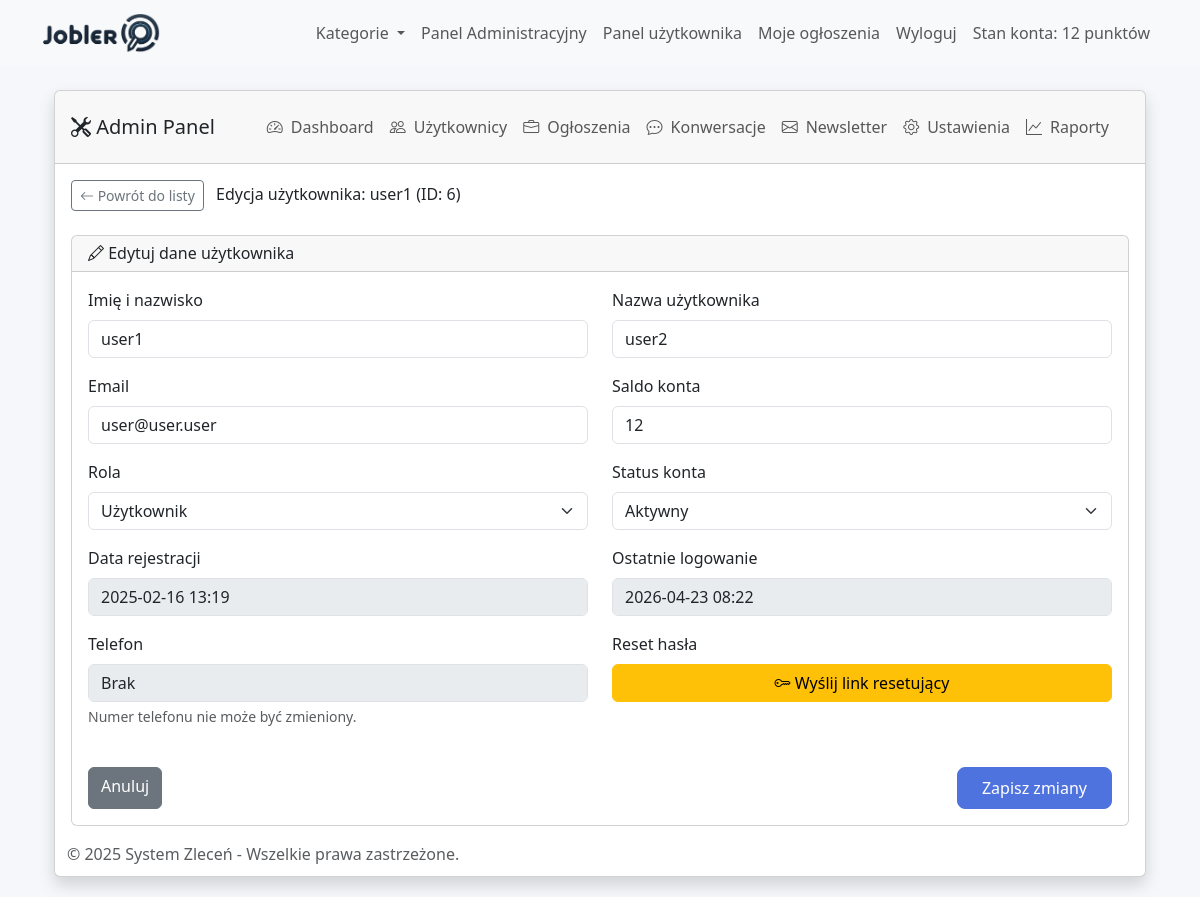
The app's page /views/admin/edit_user.php?id=6 (signed in) with its own data.
### tables this page shows
CREATE TABLE `users` (
  `id` int(11) NOT NULL,
  `email` varchar(255) NOT NULL,
  `password` varchar(255) NOT NULL,
  `role` enum('user','executor','admin') NOT NULL DEFAULT 'user',
  `created_at` timestamp NOT NULL DEFAULT current_timestamp(),
  `email_verified_at` datetime DEFAULT NULL,
  `last_login` datetime DEFAULT NULL,
  `last_activity` datetime DEFAULT NULL,
  `name` varchar(255) NOT NULL,
  `username` varchar(255) NOT NULL,
  `updated_at` timestamp NOT NULL DEFAULT current_timestamp() ON UPDATE current_timestamp(),
  `registration_ip` varchar(45) DEFAULT NULL,
  `user_agent` varchar(500) DEFAULT NULL,
  `last_login_ip` varchar(45) DEFAULT NULL,
  `status` enum('active','inactive') DEFAULT 'active',
  `phone` varchar(15) DEFAULT NULL,
  `account_balance` int(11) NOT NULL DEFAULT 0,
  `avatar` varchar(255) DEFAULT NULL,
  `need_change` tinyint(1) NOT NULL DEFAULT 0,
  `newsletter_subscription` tinyint(1) DEFAULT 0
);

### models/Database.php (called while the page is built, shortened)
<?php
class Database {
    private static $pdo;
    public static function getConnection() {
        if (self::$pdo == null) {
            try {
                self::$pdo = new PDO(
                    'mysql:host=localhost;dbname=jobler',
                    'root',
                    ''
                );
                self::$pdo->setAttribute(PDO::ATTR_ERRMODE, PDO::ERRMODE_EXCEPTION);
                self::$pdo->setAttribute(PDO::ATTR_DEFAULT_FETCH_MODE, PDO::FETCH_ASSOC);
            } catch (PDOException $e) {
                die("Connection failed: " . $e->getMessage());
            }
        }
        return self::$pdo;
    }
}
?>

### models/User.php (called while the page is built, shortened)
<?php
include_once('Database.php');
class User {
    private $pdo;
    public function __construct() {
        $this->pdo = Database::getConnection();
    }
public function getUserById($userId) {
    $sql = "SELECT id, email, name, role, created_at, updated_at, registration_ip,
                   last_login_ip, status, account_balance, last_login,
                   email_verified_at, username, phone, need_change
            FROM users WHERE id = :user_id";
    $stmt = $this->pdo->prepare($sql);
    $stmt->bindParam(':user_id', $userId);
    $stmt->execute();
    return $stmt->fetch(PDO::FETCH_ASSOC);
}
}
?>

### views/admin/edit_user.php (the view, shortened to what this page needs)
<?php
$userId = (int)$_GET['id'];
include_once('../../config/config.php');
include_once('../../models/User.php');
include_once('../../models/Database.php');
$userModel = new User();
try {
    $user = $userModel->getUserById($userId);
} catch (Exception $e) {
    error_log("Błąd przy pobieraniu danych użytkownika: " . $e->getMessage());
    header('Location: manage_users.php?status=error');
    exit();
}
$formData = [];
function safeEcho($data, $default = '') {
    return isset($data) ? htmlspecialchars($data, ENT_QUOTES, 'UTF-8') : $default;
}
?>
<?php include '../partials/header.php'; ?>
<div class="container-fluid">
    <div class="row">
        <div class="col-md-12 col-lg-12 main-content">
            <div class="card shadow">
                <div class="card-header d-flex justify-content-between align-items-center">
                    <h5 class="mb-0"><i class="bi bi-tools"></i> Admin Panel</h5>
                    <nav class="nav">
                        <?php include 'sidebar.php'; ?>
                    </nav>
                </div>
                <div class="card-body">
                    <div class="d-flex justify-content-between align-items-center mb-4">
                        <div>
                            <a href="manage_users.php" class="btn btn-sm btn-outline-secondary">
                                <i class="bi bi-arrow-left"></i> Powrót do listy
                            </a>
                            <span class="ms-2">Edycja użytkownika: <?php echo safeEcho($user['name']); ?> (ID: <?php echo $userId; ?>)</span>
                        </div>
                    </div>
                    <div class="card">
                        <div class="card-header">
                            <h6 class="mb-0"><i class="bi bi-pencil"></i> Edytuj dane użytkownika</h6>
                        </div>
                        <div class="card-body">
                            <form method="POST" action="">
                                <div class="row">
                                    <div class="col-md-6 mb-3">
                                        <label class="form-label">Imię i nazwisko</label>
                                        <input type="text" name="name" class="form-control" value="<?php echo safeEcho($formData['name'] ?? $user['name']); ?>" required>
                                    </div>
                                    <div class="col-md-6 mb-3">
                                        <label class="form-label">Nazwa użytkownika</label>
                                        <input type="text" name="username" class="form-control" value="<?php echo safeEcho($formData['username'] ?? $user['username']); ?>" required>
                                    </div>
                                </div>
                                <div class="row">
                                    <div class="col-md-6 mb-3">
                                        <label class="form-label">Email</label>
                                        <input type="email" name="email" class="form-control" value="<?php echo safeEcho($formData['email'] ?? $user['email']); ?>" required>
                                    </div>
                                    <div class="col-md-6 mb-3">
                                        <label class="form-label">Saldo konta</label>
                                        <input type="number" name="account_balance" class="form-control" value="<?php echo safeEcho($formData['account_balance'] ?? $user['account_balance']); ?>" step="0.01" min="0">
                                    </div>
                                </div>
                                <div class="row">
                                    <div class="col-md-6 mb-3">
                                        <label class="form-label">Rola</label>
                                        <select name="role" class="form-select">
                                            <option value="user" <?php echo (($formData['role'] ?? $user['role']) === 'user') ? 'selected' : ''; ?>>Użytkownik</option>
                                        </select>
                                    </div>
                                    <div class="col-md-6 mb-3">
                                        <label class="form-label">Status konta</label>
                                        <select name="status" class="form-select">
                                            <option value="active" <?php echo (($formData['status'] ?? $user['status']) === 'active') ? 'selected' : ''; ?>>Aktywny</option>
                                        </select>
                                    </div>
                                </div>
                                <div class="row">
                                    <div class="col-md-6 mb-3">
                                        <label class="form-label">Data rejestracji</label>
                                        <input type="text" class="form-control" value="<?php echo date('Y-m-d H:i', strtotime($user['created_at'])); ?>" disabled>
                                    </div>
                                    <div class="col-md-6 mb-3">
                                        <label class="form-label">Ostatnie logowanie</label>
                                        <input type="text" class="form-control" value="<?php echo !empty($user['last_login']) ? date('Y-m-d H:i', strtotime($user['last_login'])) : 'Nigdy'; ?>" disabled>
                                    </div>
                                </div>
                                <div class="row">
                                    <div class="col-md-6 mb-3">
                                        <label class="form-label">Telefon</label>
                                        <input type="text" class="form-control" value="<?php echo safeEcho($user['phone'] ?? 'Brak'); ?>" disabled>
                                        <div class="form-text">Numer telefonu nie może być zmieniony.</div>
                                    </div>
                                    <div class="col-md-6 mb-3">
                                        <label class="form-label">Reset hasła</label>
                                        <div class="d-grid">
                                            <button type="button" class="btn btn-warning" data-bs-toggle="modal" data-bs-target="#resetPasswordModal">
                                                <i class="bi bi-key"></i> Wyślij link resetujący
                                            </button>
                                        </div>
                                    </div>
                                </div>
                                <div class="d-flex justify-content-between mt-4">
                                    <a href="manage_users.php" class="btn btn-secondary">Anuluj</a>
                                    <button type="submit" class="btn btn-primary">Zapisz zmiany</button>
                                </div>
                            </form>
                        </div>
                    </div>
                </div>
				<div class="container">
            <span class="text-muted">&copy; 2025 System Zleceń - Wszelkie prawa zastrzeżone.</span>
        </div>
            </div>
        </div>
    </div>
</div>
<?php include '../partials/footer.php'; ?>

### css/style.css (style rules this page uses)
:root { --primary-color: #4e73df; --secondary-color: #f8f9fc; --accent-color: #36b9cc; --text-dark: #5a5c69; --border-radius: 12px; }
body { background-color: #f5f7fb; font-family: 'Segoe UI', Tahoma, Geneva, Verdana, sans-serif; }
.btn-primary { background-color: var(--primary-color); border-color: var(--primary-color); border-radius: 8px; padding: 0.5rem 1.5rem; }

### records on screen
users: name "user1", username "user2", email "user@user.user", account_balance "12", role "Użytkownik", status "Aktywny", created_at "2025-02-16 13:19", last_login "2026-04-23 08:22", phone "Brak"

### other values on screen
$_SESSION['user_account_balance'] "12"
$userId "6"
